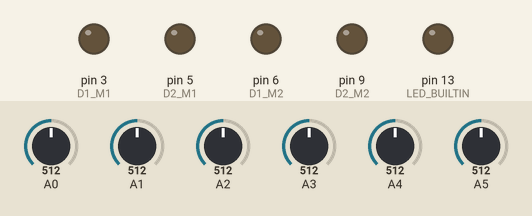
Bench run of a sketch on a simulated Arduino Uno, built with avr-gcc and run on an emulated ATmega328P. Parts: output pins drawn as LEDs (lit = HIGH). Inputs (shaded band) come from the test bench; at power-on: A0 = 512, A1 = 512, A4 = 512, A5 = 512, A3 = 512, A2 = 512.

Above: at 0.1 s.
At 11.4 s:
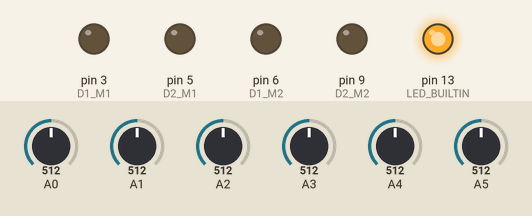
11.5 s: A0 set to 490
16.6 s: A1 set to 716
21.7 s: A4 set to 306
26.8 s: A5 set to 306
31.8 s: A5 set to 30
At 36.5 s:
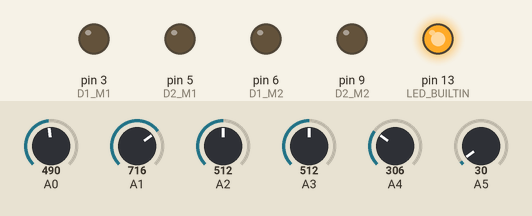
36.8 s: A3 set to 306
Timing chart, 0 to 41.9 s (numbered marks = the images above; inputs shaded):
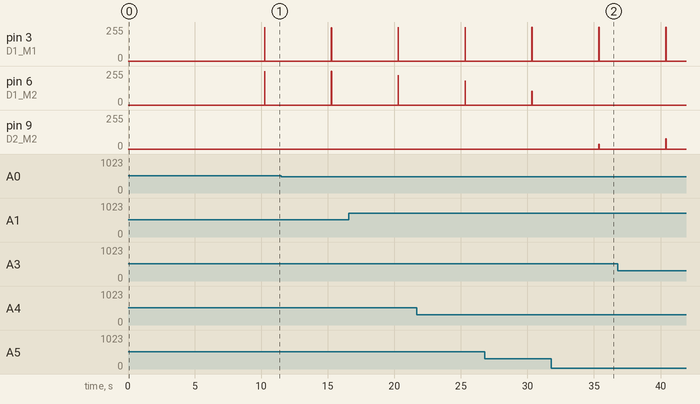

Measured:
- after the input at 31.8 s, pin 6 (D1_M2): stays 0/255 (without the input it goes to 104/255 after 3.6 s); pin 9 (D2_M2): 0/255 → 34/255 after 3.6 s, → 0/255 0.01 s later

The sketch:

FDDL.ino
```cpp
#include <QTRSensors.h>

int D1_M1 = 3;  //M2-dreapta     //D1-fata
int D2_M1 = 5;  //M1- stanga   //D2-spate
int D1_M2 = 6;
int D2_M2 = 9;

#define basePWM 255
#define turnPWM 200

float KP = 0.4;
float KD = 0.00001;   // pid ok : 0.4/0.00001/0.000007
float KI = 0.000005;  //0.0000007
long int I;
float Pvalue;
float Ivalue;
float Dvalue;

enum Stare {
  Urmareste_Linie = 1,      //ma asigur ca prima valoare este 1
  INTERSECTIE,
  Scara_Stg,
  Scara_Drp,
  Perete
};
Stare StateId = Urmareste_Linie;

unsigned long timp_intersectie = 0;

#define TRESHOLD 0
#define BOOST 2       // Chesti de viitor

QTRSensors qtr;

const uint8_t SensorCount = 6;
uint16_t sensorValues[SensorCount];


void setup() {
  // put your setup code here, to run once:
  pinMode(D1_M1, OUTPUT);
  pinMode(D2_M1, OUTPUT);
  pinMode(D1_M2, OUTPUT);
  pinMode(D2_M2, OUTPUT);

  pinMode(LED_BUILTIN, OUTPUT);
  digitalWrite(LED_BUILTIN, LOW);

  qtr.setTypeAnalog();
  qtr.setSensorPins((const uint8_t[]){ A0, A1, A2, A3, A4, A5 }, SensorCount);
  qtr.setEmitterPin(2);

  delay(250);
  for (uint16_t i = 0; i < 400; i++) {
    qtr.calibrate();
  }
  digitalWrite(LED_BUILTIN, HIGH);
  Serial.begin(9600);
}

float PIDval(int position, int target_position) {       //calculam pid
  static uint16_t lastError = 0;

  int16_t error = position - target_position;
  I += error;

  Pvalue = KP * error;
  Ivalue = KI * I;
  Dvalue = KD * (error - lastError);

  int16_t PID = Pvalue + Ivalue + Dvalue;
  lastError = error;
  return PID;
}
void loop() {

  uint16_t sensors[6];
  int16_t position = qtr.readLineBlack(sensorValues);
  float pidValue = PIDval(position, 2500);          //aflu pid-ul si imi calculez vitezele
  int m1Speed = basePWM - pidValue;
  int m2Speed = basePWM + pidValue;

  switch (StateId) {

    case Urmareste_Linie:
      Control_Motoare(m1Speed, m2Speed);
      //Intersectie
      if (
        (sensorValues[0] > 700 && sensorValues[2] > 700 && sensorValues[3] > 700 && sensorValues[5] > 700) || (sensorValues[1] > 700 && sensorValues[2] > 700 && sensorValues[3] > 700 && sensorValues[4] > 700) || (sensorValues[0] > 700 && sensorValues[1] > 700 && sensorValues[2] > 700 && sensorValues[3] > 700 && sensorValues[4] > 700 && sensorValues[5] > 700)) {
        StateId = INTERSECTIE;
      }
      StateId = INTERSECTIE;

      //Scara stg
      if (sensorValues[0] < 300 && sensorValues[1] < 600 && sensorValues[3] > 700 && sensorValues[4] > 700 && sensorValues[5] > 700) {
        StateId = Scara_Stg;
      }
      //Scara drp
      if (sensorValues[0] > 700 && sensorValues[1] > 700 && sensorValues[2] > 700 && sensorValues[4] < 600 && sensorValues[5] < 300) {
        StateId = Scara_Drp;
      }

      break;
    case INTERSECTIE:

      Control_Motoare(0, 0);
      delay(5000);
      Intersectie();

      break;
    case Scara_Stg:

      Control_Motoare(0, 0);
      delay(2000);
      Intoarce_stanga_90();
      break;

    case Scara_Drp:
      Control_Motoare(0, 0);
      delay(2000);
      Intoarce_dreapta();
      break;

    default:
      StateId = Urmareste_Linie;
      break;
  }


  delay(10);
}


void Control_Motoare(int Speed_M1, int Speed_M2) {
  // Limitare între -255 și 255 (inclusiv pentru sens invers)
  Speed_M1 = constrain(Speed_M1, -255, 255);
  Speed_M2 = constrain(Speed_M2, -255, 255);

  // Motorul 1 (stânga)
  if (Speed_M1 < 0) {
    analogWrite(D2_M1, abs(Speed_M1));  // înapoi
    analogWrite(D1_M1, 0);
  } else {
    analogWrite(D2_M1, 0);
    analogWrite(D1_M1, Speed_M1);  // înainte
  }

  // Motorul 2 (dreapta)
  if (Speed_M2 < 0) {
    analogWrite(D2_M2, abs(Speed_M2));  // înapoi
    analogWrite(D1_M2, 0);
  } else {
    analogWrite(D2_M2, 0);
    analogWrite(D1_M2, Speed_M2);  // înainte
  }
}

void Intoarce_dreapta() {

  qtr.readLineBlack(sensorValues);
  int linie = 1;
  int millis3 = millis();                   //merg in fata cateva ms ca sa ma asigur ca pot sa ma intorc
  if (millis() - millis3 >= 500) {
    Control_Motoare(255, 255);
  }
  if ((sensorValues[0] < 300 && sensorValues[1] < 300 && sensorValues[2] < 300 && sensorValues[3] < 300 && sensorValues[4] < 300 && sensorValues[5] < 300) || (sensorValues[3] < 300 && sensorValues[2] < 300 ))  {   //nu vad nimic inseamna ca linia e sub mine  -> ma intorc
    linie = 0;
  }
  if (linie == 0) {
    Control_Motoare(turnPWM, -turnPWM);
  }
  if (sensorValues[3] > 900 || sensorValues[2] > 900) {      //vad linia ma opresc
    linie = 1;
    StateId = Urmareste_Linie;
  }
  Control_Motoare(255, 255);
}

void Intoarce_stanga_90() {

 qtr.readLineBlack(sensorValues);
  int linie = 1;
  int millis3 = millis();                   //merg in fata cateva ms ca sa ma asigur ca pot sa ma intorc
  if (millis() - millis3 >= 500) {
    Control_Motoare(255, 255);
  }
  if ((sensorValues[0] < 300 && sensorValues[1] < 300 && sensorValues[2] < 300 && sensorValues[3] < 300 && sensorValues[4] < 300 && sensorValues[5] < 300) || (sensorValues[3] < 300 && sensorValues[2] < 300 ))  {   //nu vad nimic inseamna ca linia e sub mine  -> ma intorc
    linie = 0;
  }
  if (linie == 0) {
    Control_Motoare(-turnPWM, turnPWM);
  }
  if (sensorValues[3] > 900 || sensorValues[2] > 900) {      //vad linia ma opresc
    linie = 1;
    StateId = Urmareste_Linie;
  }
  Control_Motoare(255, 255);
}

void Intersectie() {
  // intersectie EU

  Control_Motoare(255, 255);
  if (timp_intersectie == 0) { timp_intersectie = millis(); }
  if (millis() - timp_intersectie >= 5000) {
    StateId = Urmareste_Linie;                             // daca  nu sunt in caz de giratoriu merg unpic  astept  si ma intorc la celalat mod
    timp_intersectie = 0;
  }
  if (sensorValues[0] < 400 && sensorValues[2] < 400 && sensorValues[3] < 400 && sensorValues[5] < 400) {
    Intoarce_dreapta();
  }

  //Motor cu PID
  uint16_t sensors[6];
  int16_t position = qtr.readLineBlack(sensorValues);
  float pidValue = PIDval(position, 2500);
  int m1Speed = basePWM - pidValue;
  int m2Speed = basePWM + pidValue;

  Control_Motoare(m1Speed, m2Speed);
  //

  if (sensorValues[0] > 700 && sensorValues[2] > 700 && sensorValues[3] > 700) {
    Control_Motoare(0, 0);
    int millis1 = millis();
    if (millis() - millis1 >= 500) {
      Control_Motoare(175, -175);  //sunt la iesire din giratoriu , intorc ca sa fiu cu senzorul pe alb  ca sa ma intorc corect
    }
    Intoarce_dreapta();
    StateId = Urmareste_Linie;
  }

}
```
